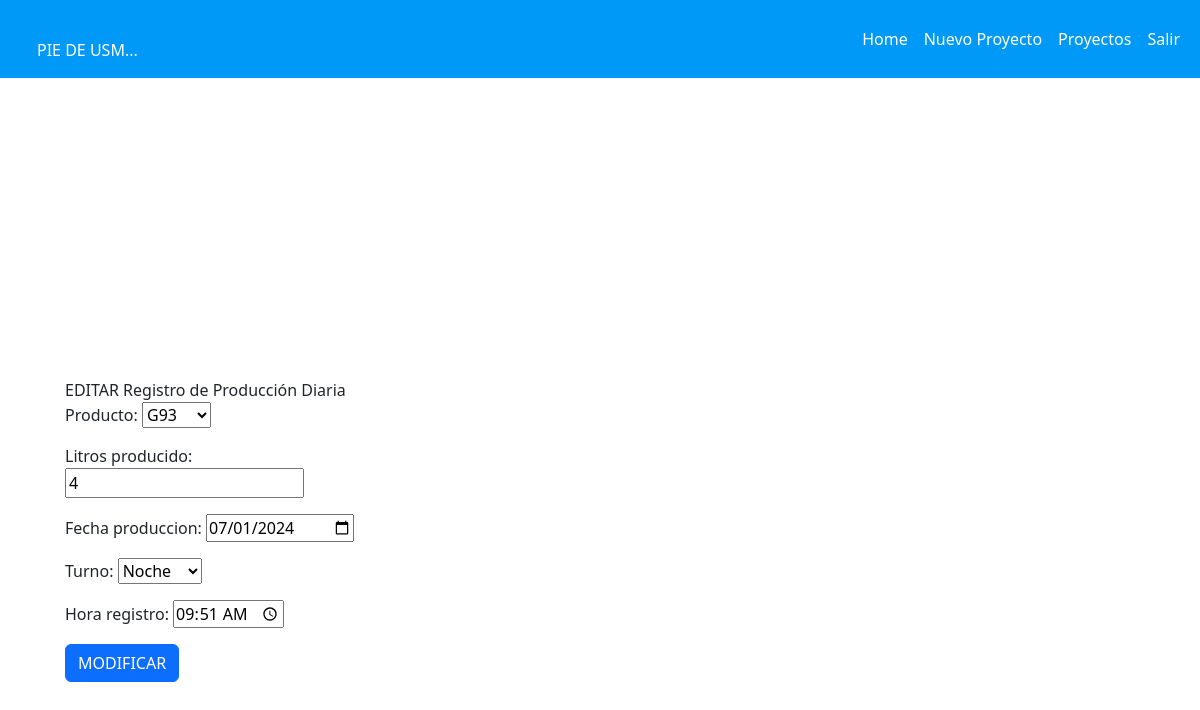
The app's page /modificar-producto/11/ (signed in) with its own data.
### core/models.py (models this page shows, shortened)
class Produccion(models.Model):
    producto = models.ForeignKey(Producto, on_delete=models.CASCADE)
    Litros_producido= models.IntegerField()
    fecha_produccion = models.DateField()
    turno= models.CharField(max_length=100,choices=turnos)
    hora_registro = models.TimeField()
    operador= models.ForeignKey(User, on_delete=models.CASCADE)
    anulado = models.BooleanField(default=False)
    usuario_anulacion = models.ForeignKey(User, on_delete=models.SET_NULL, null=True, blank=True, related_name='producciones_anuladas')
    fecha_anulacion = models.DateTimeField(null=True, blank=True)
    modificado_por = models.ForeignKey(User, on_delete=models.SET_NULL, null=True, blank=True, related_name='modificaciones')
    fecha_modificacion = models.DateTimeField(null=True, blank=True)

### core/views.py (the view)
# urls.py: path('modificar-producto/<id>/', views.modificar_producto, name="modificar_producto"),
@login_required
def modificar_producto(request, id):
    produccion = get_object_or_404(Produccion, id=id)
    if produccion.operador != request.user:
        return HttpResponseForbidden("No tienes permiso para modificar este registro.")
    if request.method == 'POST':
        form = ProduccionForm(request.POST, instance=produccion)
        if form.is_valid():
            produccion = form.save(commit=False)
            produccion.modificado_por = request.user
            produccion.fecha_modificacion = timezone.now()
            produccion.save()
            return redirect('ListarProyectos')
    else:
        form = ProduccionForm(instance=produccion)
    return render(request, 'core/modificar.html', {'form': form, 'produccion': produccion})

### core/forms.py
class ProduccionForm(forms.ModelForm):
    class Meta:
        model = Produccion
        fields = ['producto', 'Litros_producido', 'fecha_produccion', 'turno', 'hora_registro']
        widgets = {
            'fecha_produccion': forms.DateInput(attrs={'type': 'date'}),
            'hora_registro': forms.TimeInput(attrs={'type': 'time', 'step': 60}),
        }

### core/models.py (called while the page is built)
    def __str__(self) -> str:
        return self.codigo

### core/templates/core/modificar.html (shortened to what this page needs)
{% extends 'core/base.html' %}
{% block content %}
<div class="form-container">
    <form action="{% url 'modificar_producto' produccion.id %}" method="post">
        <div class="palabra">EDITAR Registro de Producción Diaria</div>
        {{ form.as_p }}
        <button class="btn btn-primary" type="submit">MODIFICAR</button>
    </form>
</div>
{% endblock %}

### core/static/css/styles.css (style rules this page uses)
form { width: 30%; margin-top: 150px; margin-left: 65px; padding-top:150px ; }

### records on screen
Produccion: producto "G93", Litros_producido "4", fecha_produccion "07/01/2024", turno "Noche", hora_registro "09:51:00"
